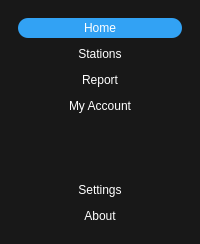
        <widget class="QWidget" name="left_menu" native="true">
         <property name="minimumSize">
          <size>
           <width>180</width>
           <height>0</height>
          </size>
         </property>
         <property name="maximumSize">
          <size>
           <width>300</width>
           <height>16777215</height>
          </size>
         </property>
         <property name="styleSheet">
          <string notr="true">background-color: rgb(24, 24, 24);
border: none;
border-radius: 25;</string>
         </property>
         <layout class="QVBoxLayout" name="verticalLayout_3">
          <property name="spacing">
           <number>0</number>
          </property>
          <property name="leftMargin">
           <number>0</number>
          </property>
          <property name="topMargin">
           <number>0</number>
          </property>
          <property name="rightMargin">
           <number>0</number>
          </property>
          <property name="bottomMargin">
           <number>0</number>
          </property>
          <item>
           <widget class="QWidget" name="widget" native="true">
            <layout class="QVBoxLayout" name="verticalLayout_6">
             <item>
              <widget class="QFrame" name="frame_3">
               <property name="frameShape">
                <enum>QFrame::StyledPanel</enum>
               </property>
               <property name="frameShadow">
                <enum>QFrame::Raised</enum>
               </property>
               <layout class="QVBoxLayout" name="verticalLayout_4">
                <item>
                 <widget class="QPushButton" name="home">
                  <property name="styleSheet">
                   <string notr="true">color: rgb(255, 255, 255);
font: 14pt &quot;Consolas&quot;;
background-color: rgb(50, 162, 244);
border: none;
border-radius: 10;
padding: 3px 5px;</string>
                  </property>
                  <property name="text">
                   <string>Home</string>
                  </property>
                 </widget>
                </item>
                <item>
                 <widget class="QPushButton" name="stations">
                  <property name="styleSheet">
                   <string notr="true">color: rgb(255, 255, 255);
font: 14pt &quot;Consolas&quot;;
padding: 3px 5px;</string>
                  </property>
                  <property name="text">
                   <string>Stations</string>
                  </property>
                 </widget>
                </item>
                <item>
                 <widget class="QPushButton" name="report">
                  <property name="styleSheet">
                   <string notr="true">color: rgb(255, 255, 255);
font: 14pt &quot;Consolas&quot;;
padding: 3px 5px;</string>
                  </property>
                  <property name="text">
                   <string>Report</string>
                  </property>
                 </widget>
                </item>
                <item>
                 <widget class="QPushButton" name="my_account">
                  <property name="styleSheet">
                   <string notr="true">color: rgb(255, 255, 255);
font: 14pt &quot;Consolas&quot;;
padding: 3px 5px;</string>
                  </property>
                  <property name="text">
                   <string>My Account</string>
                  </property>
                 </widget>
                </item>
                <item>
                 <spacer name="verticalSpacer">
                  <property name="orientation">
                   <enum>Qt::Vertical</enum>
                  </property>
                  <property name="sizeHint" stdset="0">
                   <size>
                    <width>20</width>
                    <height>40</height>
                   </size>
                  </property>
                 </spacer>
                </item>
               </layout>
              </widget>
             </item>
             <item>
              <widget class="QFrame" name="frame_4">
               <property name="frameShape">
                <enum>QFrame::StyledPanel</enum>
               </property>
               <property name="frameShadow">
                <enum>QFrame::Raised</enum>
               </property>
               <layout class="QVBoxLayout" name="verticalLayout_5">
                <item>
                 <widget class="QPushButton" name="settings">
                  <property name="styleSheet">
                   <string notr="true">color: rgb(255, 255, 255);
font: 14pt &quot;Consolas&quot;;
padding: 3px 5px;</string>
                  </property>
                  <property name="text">
                   <string>Settings</string>
                  </property>
                 </widget>
                </item>
                <item>
                 <widget class="QPushButton" name="About">
                  <property name="styleSheet">
                   <string notr="true">color: rgb(255, 255, 255);
font: 14pt &quot;Consolas&quot;;
padding: 3px 5px;</string>
                  </property>
                  <property name="text">
                   <string>About</string>
                  </property>
                 </widget>
                </item>
               </layout>
              </widget>
             </item>
            </layout>
           </widget>
          </item>
         </layout>
        </widget>
